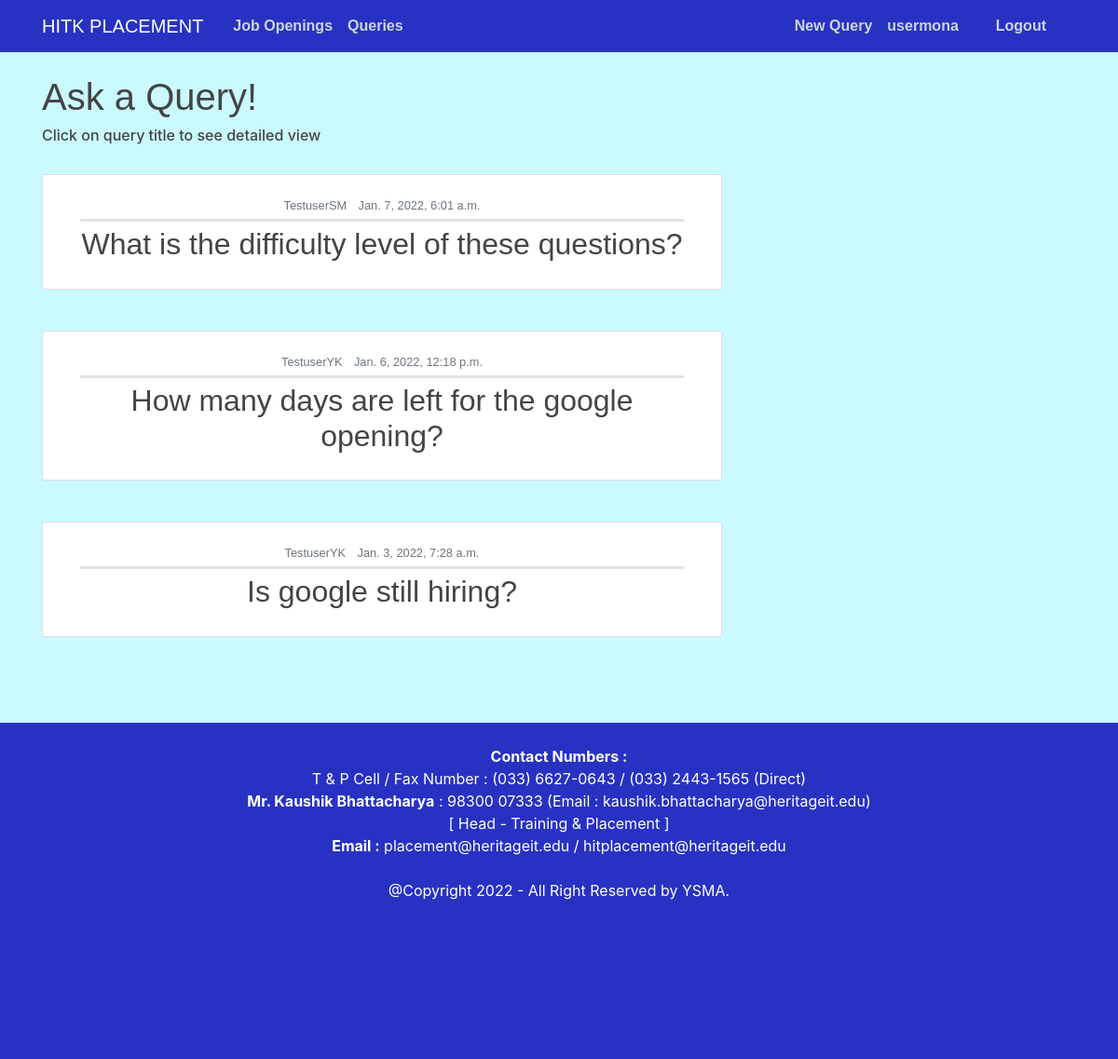
Before: /askAQuery/ (signed in) with the older database file.
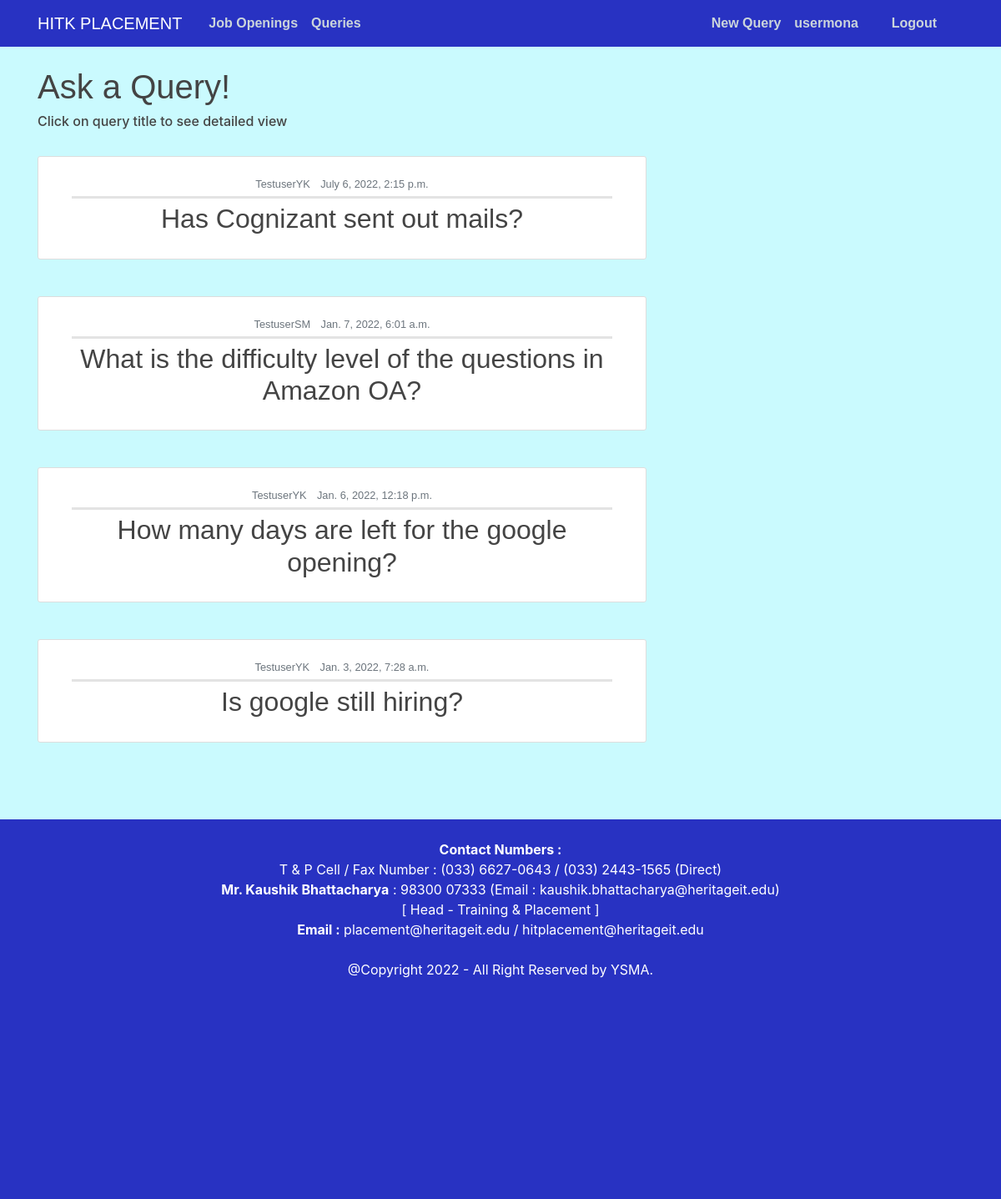
After: the same page with the newer database file.
### askAQuery/models.py (models this page shows, shortened)
class Query(models.Model):
	question = models.CharField(max_length=500)
	author = models.ForeignKey(User,on_delete=models.CASCADE)
	datePosted = models.DateTimeField(default=timezone.now)
	description = models.TextField()

### askAQuery/views.py (the view)
# urls.py: path('', views.listView, name='placement-website-askAQuery'),
@login_required
def listView(request):
    queries = Query.objects.all().order_by('-datePosted')
    context = {
        'title' : 'Queries',
        'queries' : queries,
    }
    return render(request,'askAQuery/listView.html',context)

### users/models.py (called while the page is built)
	def __str__(self):
		return f'{self.user.username}'

### askAQuery/templates/askAQuery/listView.html
{% extends "home/base.html" %}
{% block content %}
    <h1 class="fst-italic text-lg-start p2">Ask a Query!</h1><h6>Click on query title to see detailed view</h6>
    <br>
    {% for query in queries %}
        <article class="media old-content-section p2">
            <div class="media-body">
                <div class="article-metadata p2">
                    <small class="text-muted mr-2">{{ query.author }}</small>
                    <small class="text-muted">{{ query.datePosted }}</small>
                </div>
                <h2><a class="article-title" href="{% url 'query-detail' query.id %}">{{ query.question }}<br></a></h2>
            </div>
            <br>
        </article>
        <br>
    {% endfor %}
{% endblock content %}

Changed rows visible on the page:
added Query: author "TestuserYK", datePosted "July 6, 2022, 2:15 p.m.", question "Has Cognizant sent out mails?"
changed Query "TestuserSM": question "What is the difficulty level of these questions?" → "What is the difficulty level of the questions in Amazon OA?"
